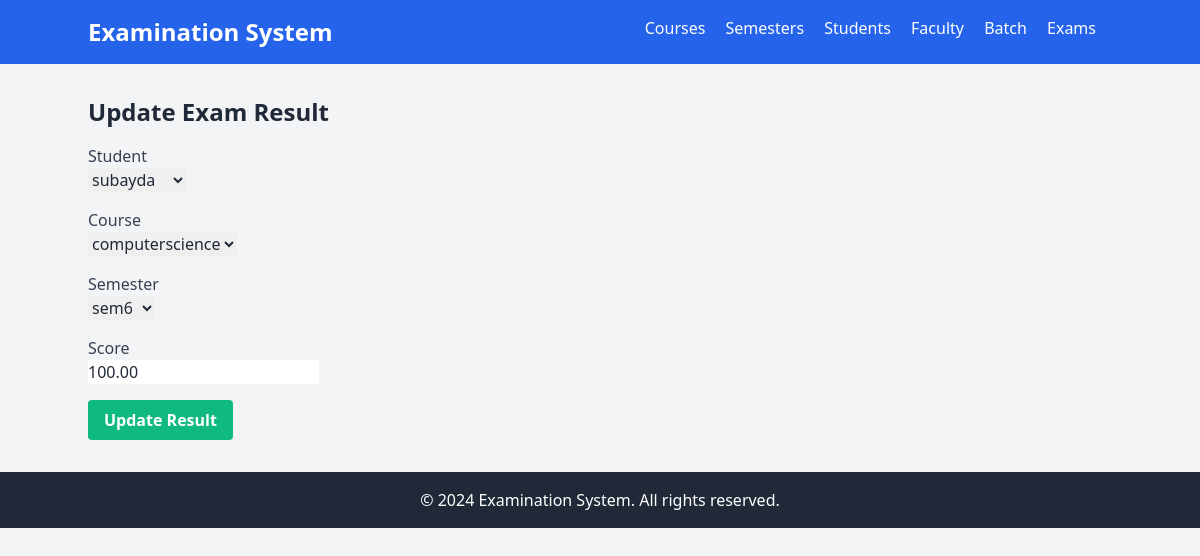
The page /exam-results/4/update/ on the database its author committed.
### exam/models.py (models this page shows, shortened)
class ExamResult(models.Model):
    student = models.ForeignKey('Student', on_delete=models.CASCADE)
    course = models.ForeignKey('Course', on_delete=models.CASCADE)
    semester = models.ForeignKey('Semester', on_delete=models.CASCADE)
    score = models.DecimalField(max_digits=5, decimal_places=2)

### exam/views.py (the view)
# urls.py: path('exam-results/<int:pk>/update/', views.update_exam_result, name='update_exam_result'),
def update_exam_result(request, pk):
    result = get_object_or_404(ExamResult, pk=pk)
    if request.method == 'POST':
        form = ExamResultForm(request.POST, instance=result)
        if form.is_valid():
            form.save()
            return redirect('exam_result_list')
    else:
        form = ExamResultForm(instance=result)
    return render(request, 'exam_result/update_exam_result.html', {'form': form, 'result': result})

### exam/forms.py
class ExamResultForm(forms.ModelForm):
    class Meta:
        model = ExamResult
        fields = ['student', 'course', 'semester', 'score']

### exam/models.py (called while the page is built)
    def __str__(self):
        return self.name

    def __str__(self):
        return self.title

    def __str__(self):
        return self.name

### exam/templates/exam_result/update_exam_result.html (shortened to what this page needs)
{% extends 'layout.html' %}
{% block content %}
<div class="container mx-auto">
    <h2 class="text-2xl font-semibold mb-4">Update Exam Result</h2>
    <form method="post" action="{% url 'update_exam_result' result.pk %}">
        <div class="mb-4">
            <label for="student" class="block text-gray-700">Student</label>
            {{ form.student }}
        </div>
        <div class="mb-4">
            <label for="course" class="block text-gray-700">Course</label>
            {{ form.course }}
        </div>
        <div class="mb-4">
            <label for="semester" class="block text-gray-700">Semester</label>
            {{ form.semester }}
        </div>
        <div class="mb-4">
            <label for="score" class="block text-gray-700">Score</label>
            {{ form.score }}
        </div>
        <button type="submit" class="bg-green-500 hover:bg-green-700 text-white font-bold py-2 px-4 rounded">
            Update Result
        </button>
    </form>
</div>
{% endblock %}

### rows shown on the page
ExamResult: student "subayda", course "computerscience", semester "sem6", score "100.00"
